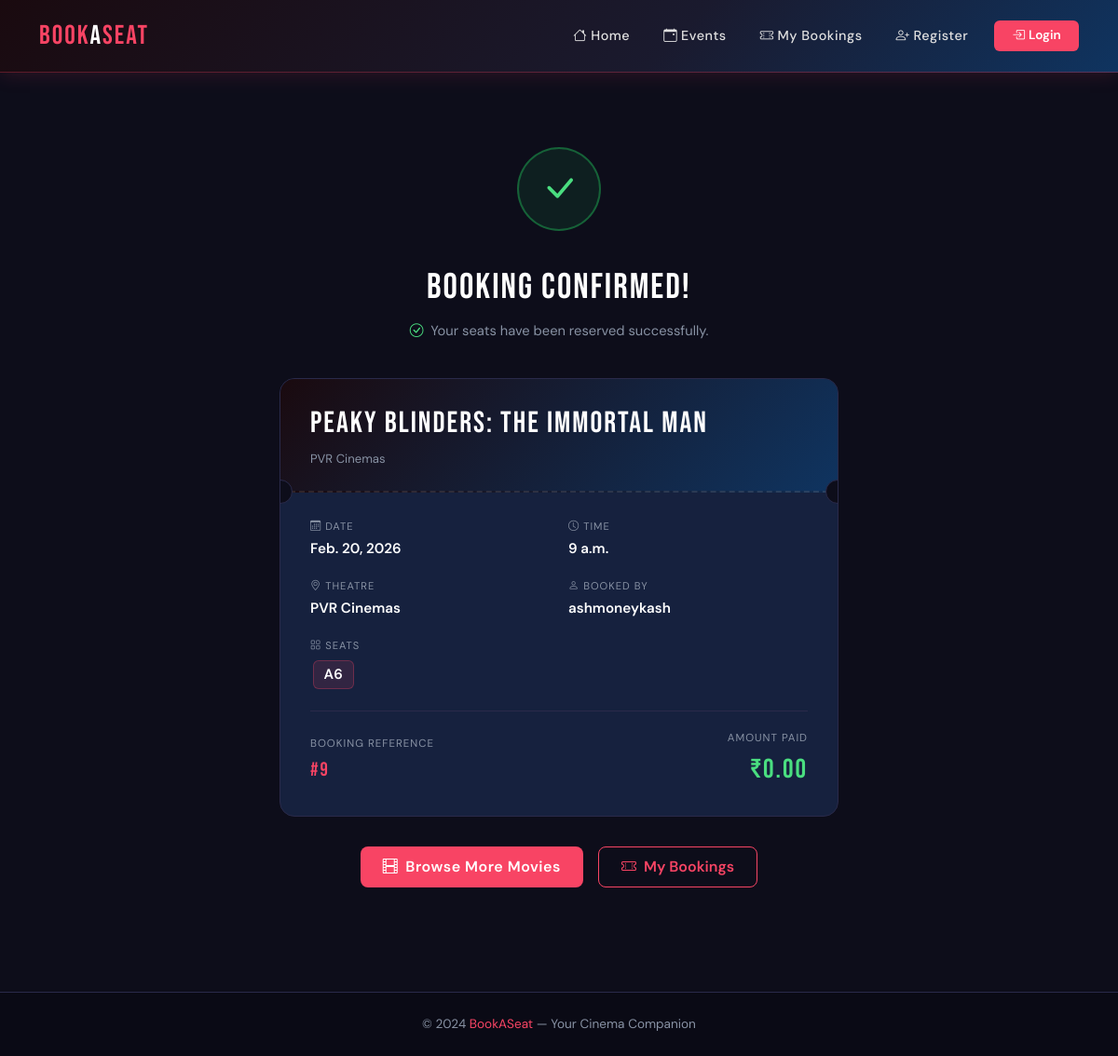
/payment/success/9/, run on an earlier commit of the app's database.
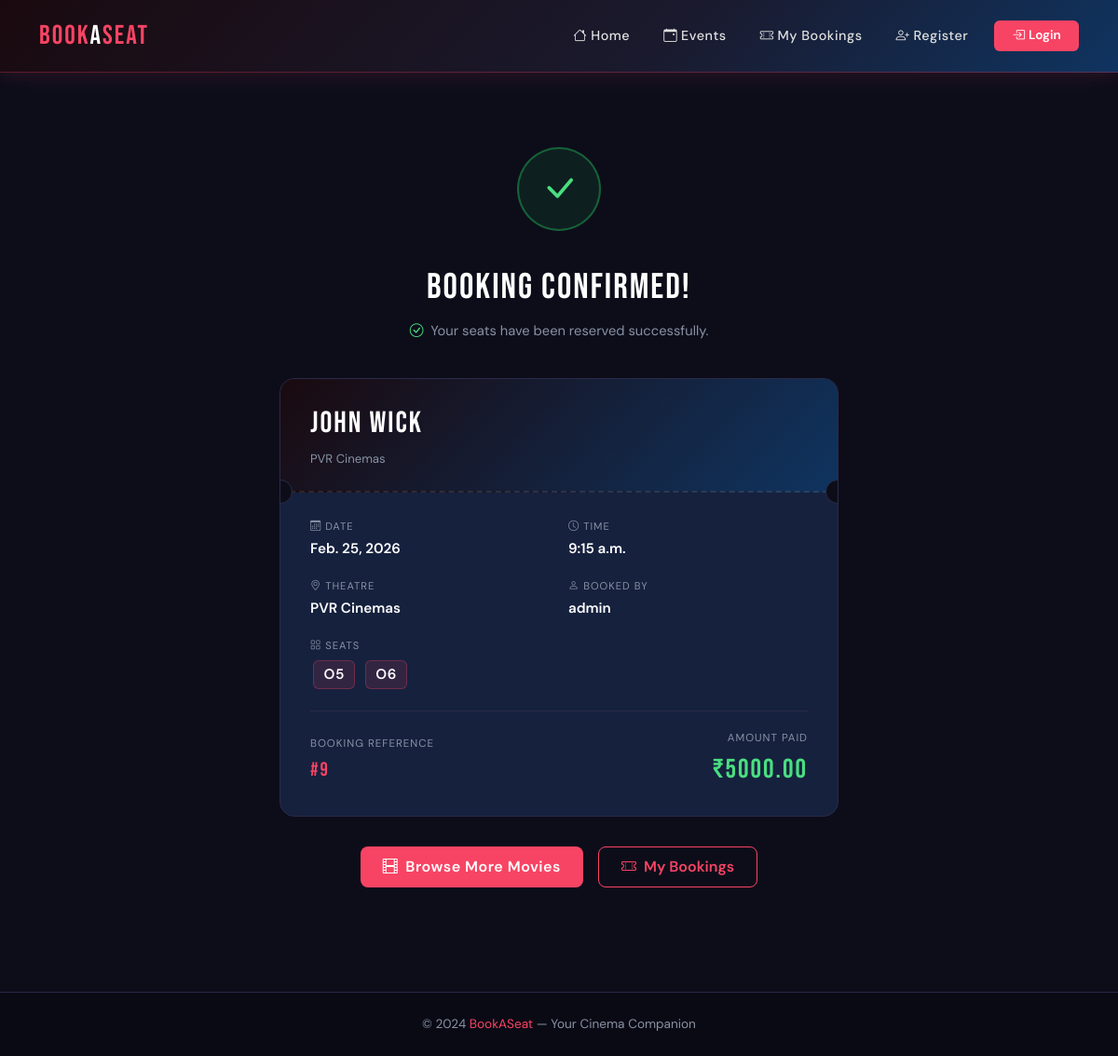
And on a later commit of the database.
### payments/models.py (models this page shows, shortened)
class Payment(models.Model):
    booking = models.OneToOneField(
        Booking,
        on_delete=models.CASCADE,
        related_name="payment"
    )
    status = models.CharField(max_length=50, default="created")
    amount = models.DecimalField(max_digits=10, decimal_places=2, default=0)  # ← add this
    created_at = models.DateTimeField(auto_now_add=True)

### bookings/models.py (models this page shows, shortened)
class Booking(models.Model):
    STATUS_CHOICES = [
        ('PENDING', 'Pending'),
        ('CONFIRMED', 'Confirmed'),
        ('CANCELLED', 'Cancelled'),
    ]
    user = models.ForeignKey(
        settings.AUTH_USER_MODEL,
        on_delete=models.CASCADE,
        related_name='bookings'
    )
    show = models.ForeignKey(
        'movies.Show',
        on_delete=models.CASCADE,
        related_name='bookings'
    )
    seats = models.ManyToManyField('Seat', related_name='seat_bookings')
    status = models.CharField(max_length=10, choices=STATUS_CHOICES, default='PENDING')
    created_at = models.DateTimeField(auto_now_add=True)

class Seat(models.Model):
    show = models.ForeignKey(
        'movies.Show',
        on_delete=models.CASCADE,
        related_name='seats'
    )
    seat_number = models.CharField(max_length=5)
    row = models.CharField(max_length=1)
    class Meta:
        unique_together = ('show', 'row', 'seat_number')

### movies/models.py (models this page shows, shortened)
class Show(models.Model):
    movie = models.ForeignKey(Movie, on_delete=models.CASCADE, related_name='shows')
    theatre = models.ForeignKey(Theatre, on_delete=models.CASCADE, related_name='shows')
    show_date = models.DateField()
    show_time = models.TimeField()
    price = models.DecimalField(max_digits=8,decimal_places=2)
    total_seats = models.PositiveIntegerField()
    available_seats = models.PositiveIntegerField()
    created_at = models.DateTimeField(auto_now_add=True)

class Movie(models.Model):
    title = models.CharField(max_length=255)
    description = models.TextField()
    duration = models.PositiveIntegerField(help_text="Duration in minutes")
    language = models.CharField(max_length=50)
    release_date = models.DateField()
    poster = models.ImageField(upload_to='movies/posters/')
    is_active = models.BooleanField(default=True)

class Theatre(models.Model):
    name = models.CharField(max_length=255)
    city = models.CharField(max_length=100)
    address = models.TextField()
    total_screens = models.PositiveIntegerField(default=1)

### payments/views.py (the view)
# urls.py: path('success/<int:booking_id>/', views.payment_success, name='payment_success'),
def payment_success(request, booking_id):
    booking = get_object_or_404(Booking, id=booking_id)
    total = booking.seats.count() * booking.show.price
    payment, _ = Payment.objects.get_or_create(
    booking=booking,
    defaults={
        'status': 'SUCCESS',
        'amount': total,
    }
)
    return render(request, 'payments/success.html', {
        'payment': payment,
        'booking': booking,
    })

### payments/templates/payments/success.html (shortened to what this page needs)
{% extends 'base.html' %}
{% block content %}
<div class="success-wrapper">
  <div class="success-icon-wrap">
    <div class="success-checkmark">
      <i class="bi bi-check-lg"></i>
    </div>
  </div>
  <div class="success-title">BOOKING CONFIRMED!</div>
  <p class="success-subtitle">
    <i class="bi bi-check-circle me-1" style="color:#4ade80;"></i>
    Your seats have been reserved successfully.
  </p>
  <div class="ticket-card">
    <div class="ticket-top">
      <div class="ticket-movie-title">{{ payment.booking.show.movie.title }}</div>
      <div style="color:var(--bms-muted); font-size:0.82rem;">
        {{ payment.booking.show.theatre.name }}
      </div>
    </div>
    <div class="ticket-bottom">
      <div class="ticket-detail-grid">
        <div class="ticket-detail-item">
          <label><i class="bi bi-calendar3 me-1"></i>Date</label>
          <span>{{ payment.booking.show.show_date }}</span>
        </div>
        <div class="ticket-detail-item">
          <label><i class="bi bi-clock me-1"></i>Time</label>
          <span>{{ payment.booking.show.show_time }}</span>
        </div>
        <div class="ticket-detail-item">
          <label><i class="bi bi-geo-alt me-1"></i>Theatre</label>
          <span>{{ payment.booking.show.theatre.name }}</span>
        </div>
        <div class="ticket-detail-item">
          <label><i class="bi bi-person me-1"></i>Booked By</label>
          <span>{{ payment.booking.user.username }}</span>
        </div>
        {% if payment.booking.seats.all %}
          <div class="ticket-detail-item ticket-seats">
            <label><i class="bi bi-grid me-1"></i>Seats</label>
            <div class="mt-1">
              {% for seat in payment.booking.seats.all %}
                <span class="seat-tag">{{ seat.row }}{{ seat.seat_number }}</span>
              {% endfor %}
            </div>
          </div>
        {% endif %}
      </div>
      <div class="booking-id-section">
        <div>
          <div class="booking-id-label">Booking Reference</div>
          <div class="booking-id-value">#{{ payment.booking.id }}</div>
        </div>
        <div class="total-amount">
          <label>Amount Paid</label>
          <div class="amount">₹{{ payment.amount }}</div>
        </div>
      </div>
    </div>
  </div>
  <div class="action-buttons">
    <a href="{% url 'movie_list' %}" class="btn btn-bms-primary px-4">
      <i class="bi bi-film me-2"></i>Browse More Movies
    </a>
    <a href="{% url 'my_bookings' %}" class="btn btn-bms-outline px-4">
      <i class="bi bi-ticket-perforated me-2"></i>My Bookings
    </a>
  </div>
</div>
{% endblock %}

What changed in the data, as far as the page shows it:
no longer on this page (row unchanged): Seat: row "A", seat_number "6"
changed Payment "PVR Cinemas": booking.show.movie "Peaky Blinders: The Immortal Man" → "John Wick"; booking.show.show_date "Feb. 20, 2026" → "Feb. 25, 2026"; booking.show.show_time "9 a.m." → "9:15 a.m."; booking.user.username "ashmoneykash" → "admin"; amount "0.00" → "5000.00"
added Seat: row "O", seat_number "5"
added Seat: row "O", seat_number "6"
